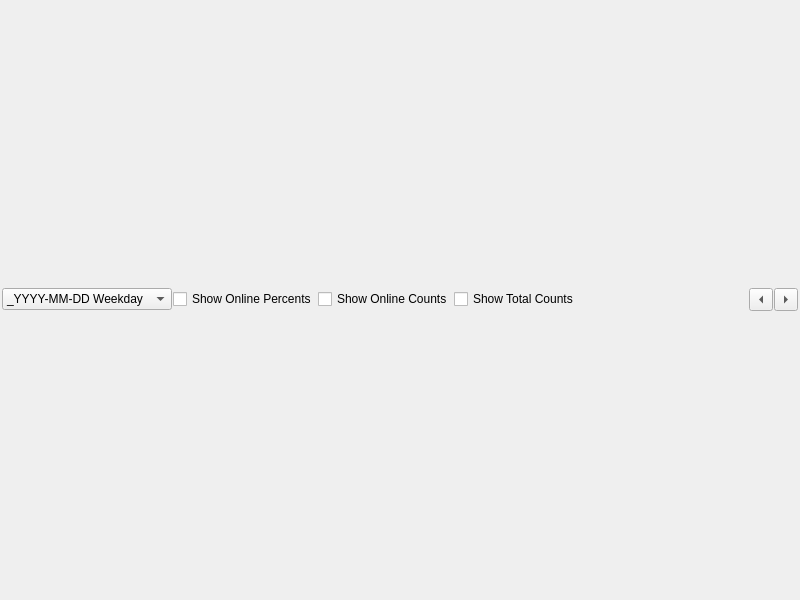
<?xml version="1.0" encoding="UTF-8"?>
<ui version="4.0">
 <class>OnlineCountsTracker</class>
 <widget class="QWidget" name="OnlineCountsTracker">
  <property name="geometry">
   <rect>
    <x>0</x>
    <y>0</y>
    <width>800</width>
    <height>600</height>
   </rect>
  </property>
  <property name="sizePolicy">
   <sizepolicy hsizetype="Preferred" vsizetype="Preferred">
    <horstretch>0</horstretch>
    <verstretch>0</verstretch>
   </sizepolicy>
  </property>
  <property name="windowTitle">
   <string>Form</string>
  </property>
  <layout class="QVBoxLayout" name="verticalLayout">
   <property name="leftMargin">
    <number>2</number>
   </property>
   <property name="topMargin">
    <number>2</number>
   </property>
   <property name="rightMargin">
    <number>2</number>
   </property>
   <property name="bottomMargin">
    <number>2</number>
   </property>
   <item>
    <layout class="QHBoxLayout" name="controlsLayout">
     <property name="spacing">
      <number>1</number>
     </property>
     <item>
      <widget class="SearchableComboBox" name="dateSelectionBox">
       <property name="sizePolicy">
        <sizepolicy hsizetype="Maximum" vsizetype="Fixed">
         <horstretch>0</horstretch>
         <verstretch>0</verstretch>
        </sizepolicy>
       </property>
       <item>
        <property name="text">
         <string>_YYYY-MM-DD Weekday</string>
        </property>
       </item>
       <item>
        <property name="text">
         <string>_YYYY-MM-DD Weekday</string>
        </property>
       </item>
       <item>
        <property name="text">
         <string>_YYYY-MM-DD Weekday</string>
        </property>
       </item>
       <item>
        <property name="text">
         <string>_YYYY-MM-DD Weekday</string>
        </property>
       </item>
       <item>
        <property name="text">
         <string>_YYYY-MM-DD Weekday</string>
        </property>
       </item>
       <item>
        <property name="text">
         <string>_YYYY-MM-DD Weekday</string>
        </property>
       </item>
       <item>
        <property name="text">
         <string>_YYYY-MM-DD Weekday</string>
        </property>
       </item>
       <item>
        <property name="text">
         <string>_YYYY-MM-DD Weekday</string>
        </property>
       </item>
      </widget>
     </item>
     <item>
      <widget class="QCheckBox" name="showPercentsCheckbox">
       <property name="text">
        <string>Show Online Percents</string>
       </property>
      </widget>
     </item>
     <item>
      <widget class="QCheckBox" name="showOnlineCheckbox">
       <property name="text">
        <string>Show Online Counts</string>
       </property>
      </widget>
     </item>
     <item>
      <widget class="QCheckBox" name="showTotalsCheckbox">
       <property name="text">
        <string>Show Total Counts</string>
       </property>
      </widget>
     </item>
     <item>
      <spacer name="horizontalSpacer">
       <property name="orientation">
        <enum>Qt::Horizontal</enum>
       </property>
       <property name="sizeHint" stdset="0">
        <size>
         <width>40</width>
         <height>20</height>
        </size>
       </property>
      </spacer>
     </item>
     <item>
      <widget class="QToolButton" name="prevDateButton">
       <property name="text">
        <string>...</string>
       </property>
       <property name="arrowType">
        <enum>Qt::LeftArrow</enum>
       </property>
      </widget>
     </item>
     <item>
      <widget class="QToolButton" name="nextDateButton">
       <property name="text">
        <string>...</string>
       </property>
       <property name="arrowType">
        <enum>Qt::RightArrow</enum>
       </property>
      </widget>
     </item>
    </layout>
   </item>
   <item>
    <layout class="QVBoxLayout" name="graphContainer"/>
   </item>
  </layout>
 </widget>
 <customwidgets>
  <customwidget>
   <class>SearchableComboBox</class>
   <extends>QComboBox</extends>
   <header>gui.util</header>
  </customwidget>
 </customwidgets>
 <resources>
  <include location="../resources.qrc"/>
 </resources>
 <connections/>
</ui>
